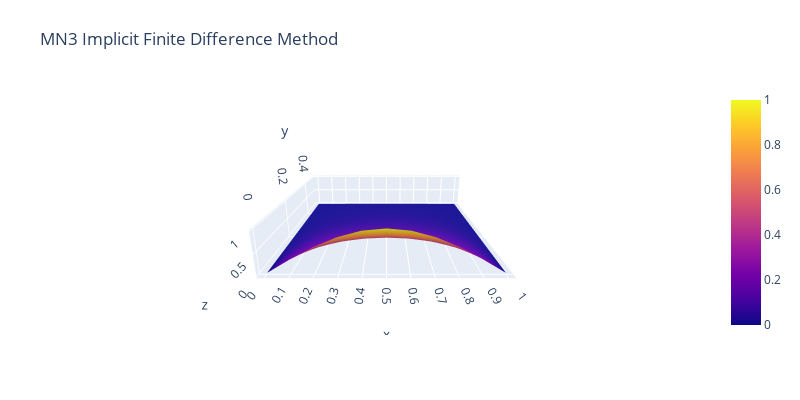

Write notebook code for a chart like this one.
### Code cell
x = LinRange(a, b, xn+1)
y = LinRange(t_min, t_max, tn+1)
Z = vector_de_vectores = [vec(S[i, :]) for i in 1:size(S, 1)]
layout = Layout(
    title="MN3 Implicit Finite Difference Method",
    autosize=false,
    width=800,
    height=400,
    margin=attr(l=65, r=50, b=65, t=90),
    scene=attr(
            xaxis_nticks=20,
            zaxis_nticks=4,
            camera_eye=attr(x=0, y=-1.5, z=0.5),
            aspectratio=attr(x=1, y=1, z=0.2)
        )
)
Plot(surface(x=x, y=y, z=Z), layout)

### Figure 1 — Plotly figure (JSON) as saved in the notebook; plotly's stock layout.template omitted (floating-point values rounded to 4 significant figures; data arrays with more than 128 entries replaced by an {"elided": "..."} marker saying what was removed)
{"data": [{"type": "surface", "x": [0, 0.1, 0.2, 0.3, 0.4, 0.5, 0.6, 0.7, 0.8, 0.9, 1], "y": {"elided": "1001 float values"}, "z": {"elided": "1001x11 float values"}}], "layout": {"autosize": false, "height": 400, "margin": {"b": 65, "l": 65, "r": 50, "t": 90}, "scene": {"aspectratio": {"x": 1, "y": 1, "z": 0.2}, "camera": {"eye": {"x": 0, "y": -1.5, "z": 0.5}}, "xaxis": {"nticks": 20}, "zaxis": {"nticks": 4}}, "title": "MN3 Implicit Finite Difference Method", "width": 800}}
